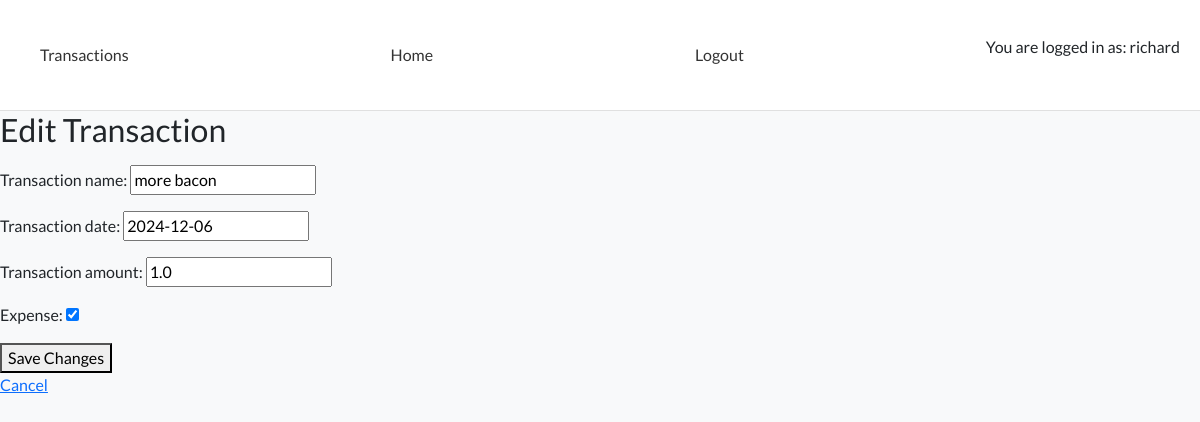
The app's page /edit/19/ (signed in) with its own data.
### transactions/models.py (models this page shows, shortened)
class Transaction(models.Model):
    transaction_id = models.AutoField(primary_key=True)
    transaction_name = models.CharField(max_length=255)
    transaction_date = models.DateField()
    transaction_amount = models.FloatField()
    expense = models.BooleanField()

### transactions/views.py (the view)
# urls.py: path('edit/<int:transaction_id>/', edit_transaction, name='edit_transaction'),
def edit_transaction(request, transaction_id):
    transaction = get_object_or_404(Transaction, pk=transaction_id)
    if request.method == 'POST':
        form = TransactionForm(request.POST, instance=transaction)
        if form.is_valid():
            form.save()
            transactions = Transaction.objects.all()
            return redirect('transactions')
    else:
        form = TransactionForm(instance=transaction)
    return render(
        request,
        'transactions/transaction_edit.html',
        {'form': form}
    )

### transactions/forms.py
class TransactionForm(forms.ModelForm):
    class Meta:
        model = Transaction
        fields = ('transaction_name', 'transaction_date', 'transaction_amount',
            'expense',)

### transactions/templates/transactions/transaction_edit.html (shortened to what this page needs)
<!DOCTYPE html>
<html lang="en">
<head>
    <link rel="stylesheet" href="https://cdnjs.cloudflare.com/ajax/libs/font-awesome/5.15.3/css/all.min.css">
    <link href="https://cdn.jsdelivr.net/npm/bootstrap@5.0.1/dist/css/bootstrap.min.css" rel="stylesheet"
>
    <link rel="stylesheet" href="home/templates/styles/style.css">
</head>
<body>
    <nav class="navbar navbar-expand-lg navbar-light bg-white">
        <div class="container-fluid">
            <a class="nav-link" href="{% url 'transactions' %}">Transactions</a>
            <a class="nav-link" href="{% url 'home' %}">Home</a>
            {% if user.is_authenticated %}
            <a class="nav-link" href="{% url 'account_logout' %}">Logout</a>
            <p>You are logged in as: {{ user.username }}</p>
            {% else %}
            <a class="nav-link" href="{% url 'account_login' %}">Login</a>
            <p>You are not logged in</p>
            {% endif %}
        </div>
    </nav>
    {% if user.is_authenticated %}
    <h2>Edit Transaction</h2>
    <form method="post">
        {{ form.as_p }}
        <button type="submit">Save Changes</button>
    </form>
    <a href="{% url 'transactions_list' %}">Cancel</a>
    {% else %}
    <h1>Please login to view this content</h1>
    {% endif %}
</body>
</html>

### home/templates/home/templates/styles/style.css (style rules this page uses)
body { font-family: 'Lato', sans-serif; background-color: #f8f9fa; margin: 0; padding: 0; }
.navbar { background-color: #be0909; border-bottom: 1px solid #e0e0e0; }
.navbar .nav-link { color: #333333; font-weight: 500; padding: 15px 20px; }
.container-fluid { padding: 20px; }

### records on screen
Transaction: transaction_name "more bacon", transaction_date "2024-12-06", transaction_amount "1.0", expense "☑"

### other values on screen
{{ user.username }} "richard"
